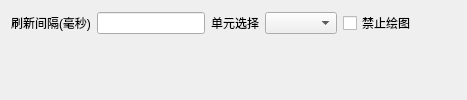
        <widget class="QWidget" name="tab_7">
         <attribute name="title">
          <string>实时接收数据</string>
         </attribute>
         <layout class="QVBoxLayout" name="verticalLayout_4">
          <item>
           <layout class="QHBoxLayout" name="horizontalLayout_3">
            <item>
             <widget class="QLabel" name="label">
              <property name="text">
               <string>刷新间隔(毫秒)</string>
              </property>
             </widget>
            </item>
            <item>
             <widget class="QLineEdit" name="lineEdit">
              <property name="text">
               <string/>
              </property>
             </widget>
            </item>
            <item>
             <widget class="QLabel" name="label_2">
              <property name="text">
               <string>单元选择</string>
              </property>
             </widget>
            </item>
            <item>
             <widget class="QComboBox" name="comboBox"/>
            </item>
            <item>
             <widget class="QCheckBox" name="checkBox_7">
              <property name="text">
               <string>禁止绘图</string>
              </property>
             </widget>
            </item>
            <item>
             <spacer name="horizontalSpacer_3">
              <property name="orientation">
               <enum>Qt::Horizontal</enum>
              </property>
              <property name="sizeHint" stdset="0">
               <size>
                <width>40</width>
                <height>20</height>
               </size>
              </property>
             </spacer>
            </item>
           </layout>
          </item>
          <item>
           <widget class="QWidget" name="widget_2" native="true">
            <property name="sizePolicy">
             <sizepolicy hsizetype="Preferred" vsizetype="Preferred">
              <horstretch>0</horstretch>
              <verstretch>1</verstretch>
             </sizepolicy>
            </property>
           </widget>
          </item>
         </layout>
        </widget>
